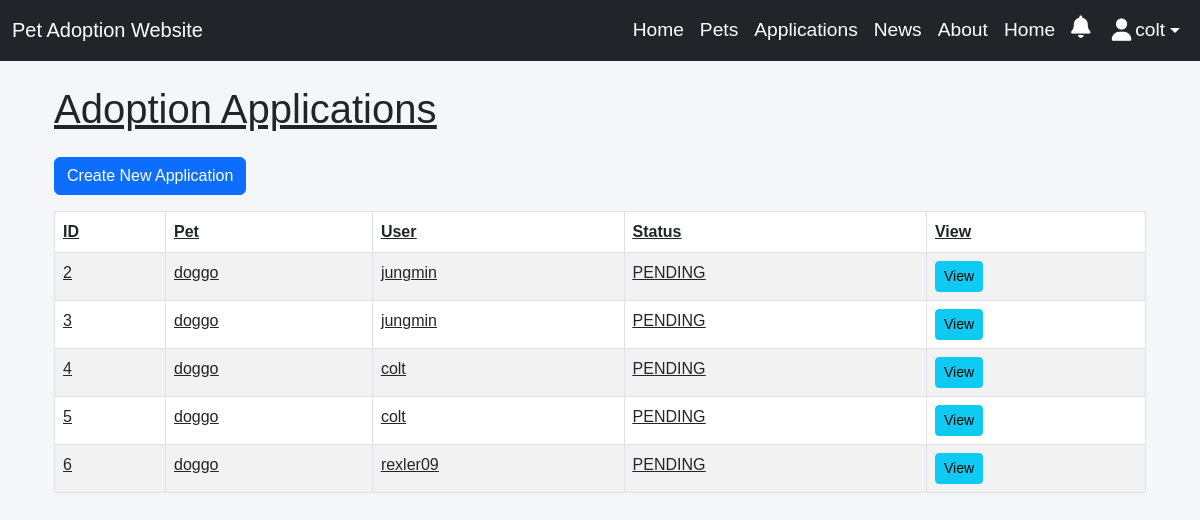
The app's page /adoptions/ (signed in), older data.
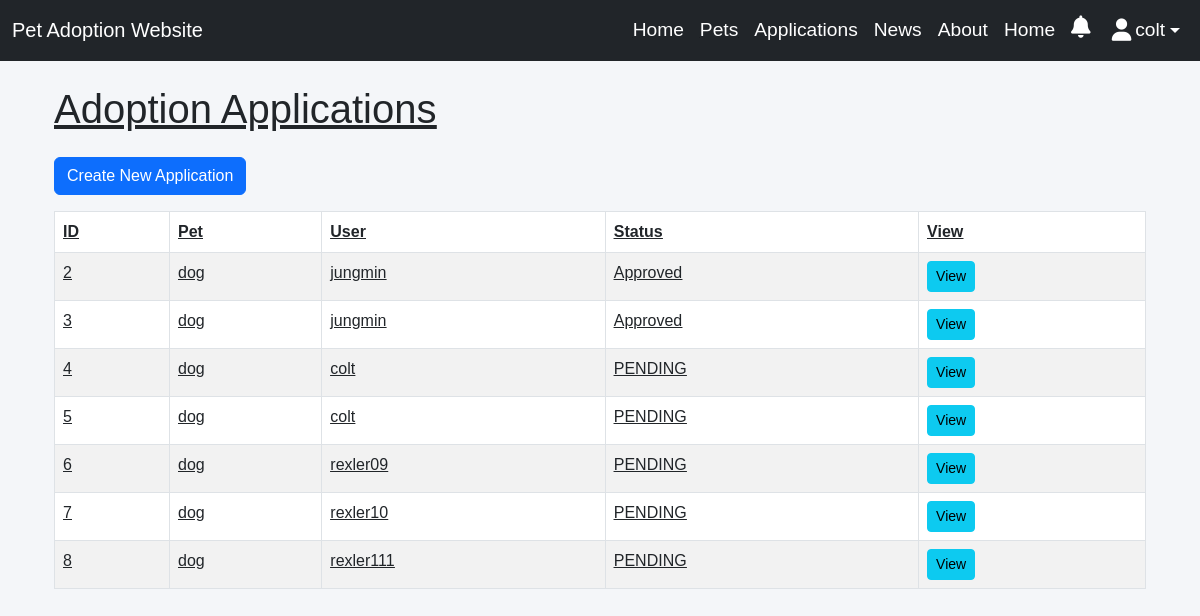
The same page, newer data.
### accounts/models.py (models this page shows, shortened)
class CustomUser(AbstractUser):
    age = models.IntegerField(null=True, blank=True)
    gender = models.CharField(max_length=10,  choices=[
            ('Male', 'Male'),
            ('Female', 'Female'),
            ('Other', 'Other'),
        ],)
    phone_number = models.CharField(max_length=15)
    image = models.ImageField(upload_to='profile_images/', blank=True, null=True, default='profile_images/default_profile.jpg')

### app/models.py (models this page shows, shortened)
class AdoptionApplication(models.Model):
    pet = models.ForeignKey(Pet, on_delete=models.CASCADE)
    user = models.ForeignKey(settings.AUTH_USER_MODEL, on_delete=models.CASCADE)
    reason_for_adoption = models.TextField()
    additional_details = models.TextField(blank=True, null=True)
    created_at = models.DateTimeField(auto_now_add=True)
    status = models.CharField(max_length=20, choices=
    [('PENDING', 'Pending'), ('APPROVED', 'Approved'), ('DENIED', 'Denied')],
        default='PENDING'
    )

class Pet(models.Model):
    name = models.CharField(max_length=100)
    animal = models.CharField(max_length=50)
    breed = models.CharField(max_length=50)
    age = models.IntegerField()
    description = models.TextField()
    post_image = models.ImageField(upload_to='pets/')
    owner = models.ForeignKey(settings.AUTH_USER_MODEL, null=True, blank=True, on_delete=models.SET_NULL)
    is_adopted = models.BooleanField(default=False)

### app/views.py (the view)
# urls.py: path('adoptions/', AdoptionApplicationListView.as_view(), name='adoption_application_list'),
class AdoptionApplicationListView(LoginRequiredMixin, ListView):
    model = AdoptionApplication
    template_name = 'applicant/adoption_application_list.html'
    context_object_name = 'applications'
    def get_queryset(self):
        return AdoptionApplication.objects.filter(pet__owner__isnull=True)

### app/context_processors.py (called while the page is built)
def notification_count(request):
    if request.user.is_authenticated:
        unread_count = Notification.objects.filter(user=request.user, is_read=False).count()
    else:
        unread_count = 0
    return {'unread_notifications_count': unread_count}

### app/templates/applicant/adoption_application_list.html (shortened to what this page needs)
{% extends 'app/base.html' %}
{% block content %}
<div class="container">
    <h1 class="mb-4">Adoption Applications</h1>
    <a href="{% url 'adoption_application_create' %}" class="btn btn-primary mb-3">Create New Application</a>
    <table class="table table-bordered table-striped">
        <thead>
            <tr>
                <th>ID</th>
                <th>Pet</th>
                <th>User</th>
                <th>Status</th>
                <th>View</th>
            </tr>
        </thead>
        <tbody>
            {% for application in applications %}
            <tr>
                <td>{{ application.id }}</td>
                <td>{{ application.pet.name }}</td>
                <td>{{ application.user.username }}</td>
                <td>{{ application.status }}</td>
                <td>
                    <a href="{% url 'adoption_application_detail' application.pk %}" class="btn btn-info btn-sm">View</a>
                </td>
            </tr>
            {% empty %}
            <tr>
                <td colspan="{% if request.user.is_staff %}8{% else %}5{% endif %}" class="text-center">
                    No adoption applications found.
                </td>
            </tr>
            {% endfor %}
        </tbody>
    </table>
</div>
{% endblock content %}

### app/templates/app/base.html (shortened to what this page needs)
<!DOCTYPE html>
{% load static %}
<html lang="en">
<head>
    <link rel="stylesheet" href="https://cdn.jsdelivr.net/npm/bootstrap@5.3.0/dist/css/bootstrap.min.css">
    <link rel="stylesheet" href="https://cdnjs.cloudflare.com/ajax/libs/font-awesome/6.4.2/css/all.min.css">
    <link rel="stylesheet" href="{% static 'css/base.css' %}">
</head>
<body>
    <nav class="navbar navbar-expand-lg navbar-dark bg-dark mb-4">
        <div class="container-fluid">
            <a class="navbar-brand" href="{% url 'pet_list' %}">Pet Adoption Website</a>
            <div class="collapse navbar-collapse" id="navbarNav">
                <ul class="navbar-nav ms-auto">
                     <li class="nav-item">
                        <a class="nav-link" href="{% url 'home' %}">Home</a>
                    </li>
                    <li class="nav-item">
                        <a class="nav-link" href="{% url 'pet_list' %}">Pets</a>
                    </li>
                    <li class="nav-item">
                        <a class="nav-link" href="{% url 'adoption_application_list' %}">Applications</a>
                    </li>
                    <li class="nav-item">
                        <a class="nav-link" href="{% url 'post_list' %}">News</a>
                    </li>
                    <li class="nav-item">
                        <a class="nav-link" href="{% url 'about' %}">About</a>
                    </li>
                    <li class="nav-item">
                        <a class="nav-link" href="{% url 'contact' %}">Home</a>
                    </li>
                    <li class="nav-item">
                        <a class="nav-link position-relative" href="{% url 'notification_list' %}">
                            <i class="fas fa-bell"></i>
                        </a>
                    </li>
                    {% if user.is_authenticated %}
                        <li class="nav-item dropdown">
                            <a class="nav-link dropdown-toggle d-flex align-items-center" href="#" id="userDropdown" role="button" data-bs-toggle="dropdown" aria-expanded="false">
                                {% if user.profile.image %}
                                    <img src="{{ user.profile.image.url }}" alt="Profile" class="rounded-circle me-1" width="30" height="30">
                                {% else %}
                                    <i class="fas fa-user me-1"></i>
                                {% endif %}
                                {{ user.username }}
                            </a>
                        </li>
                    {% endif %}
                </ul>
            </div>
        </div>
    </nav>
    <div class="container">
        {% block content %}
        {% endblock %}
    </div>
</body>
</html>

### static/css/base.css (style rules this page uses)
body { font-family: 'Arial', sans-serif; background-color: #f4f6f9; margin: 0; padding: 0; }
a { text-decoration: none; color: inherit; }
.nav-link { color: white !important; font-size: 1.2rem; display: flex; align-items: center; position: relative; padding-right: 20px; }
.nav-link i { font-size: 1.4rem; margin-right: 5px; }

Row changes from the older to the newer data that the page shows:
changed AdoptionApplication id 2: pet.name "doggo" → "dog"; status "PENDING" → "Approved"
changed AdoptionApplication id 3: pet.name "doggo" → "dog"; status "PENDING" → "Approved"
changed through a linked row, AdoptionApplication id 4: pet.name "doggo" → "dog"
changed through a linked row, AdoptionApplication id 5: pet.name "doggo" → "dog"
changed through a linked row, AdoptionApplication "rexler09": pet.name "doggo" → "dog"
added AdoptionApplication: id "7", pet.name "dog", user.username "rexler10", status "PENDING"
added AdoptionApplication: id "8", pet.name "dog", user.username "rexler111", status "PENDING"
